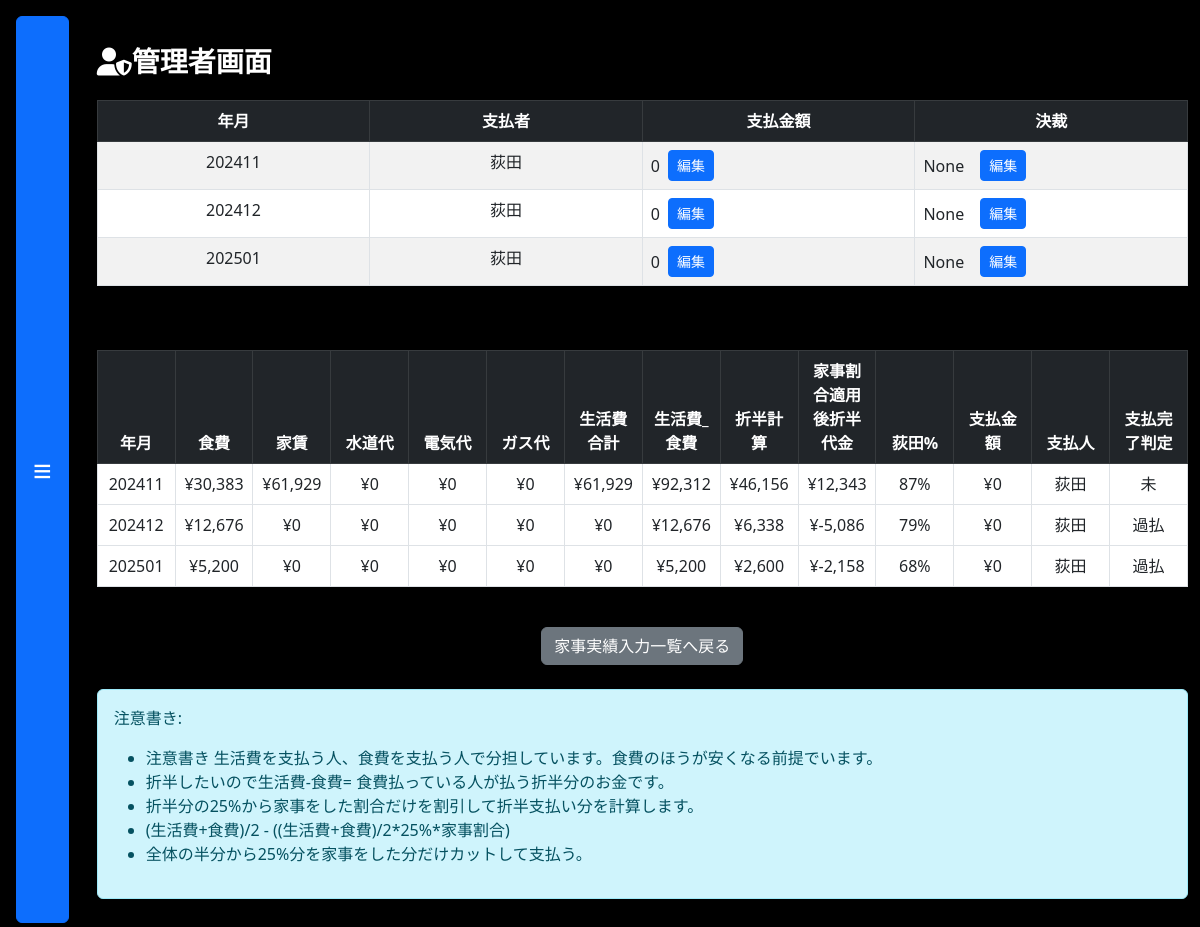
/admin, run on an earlier commit of the app's database.
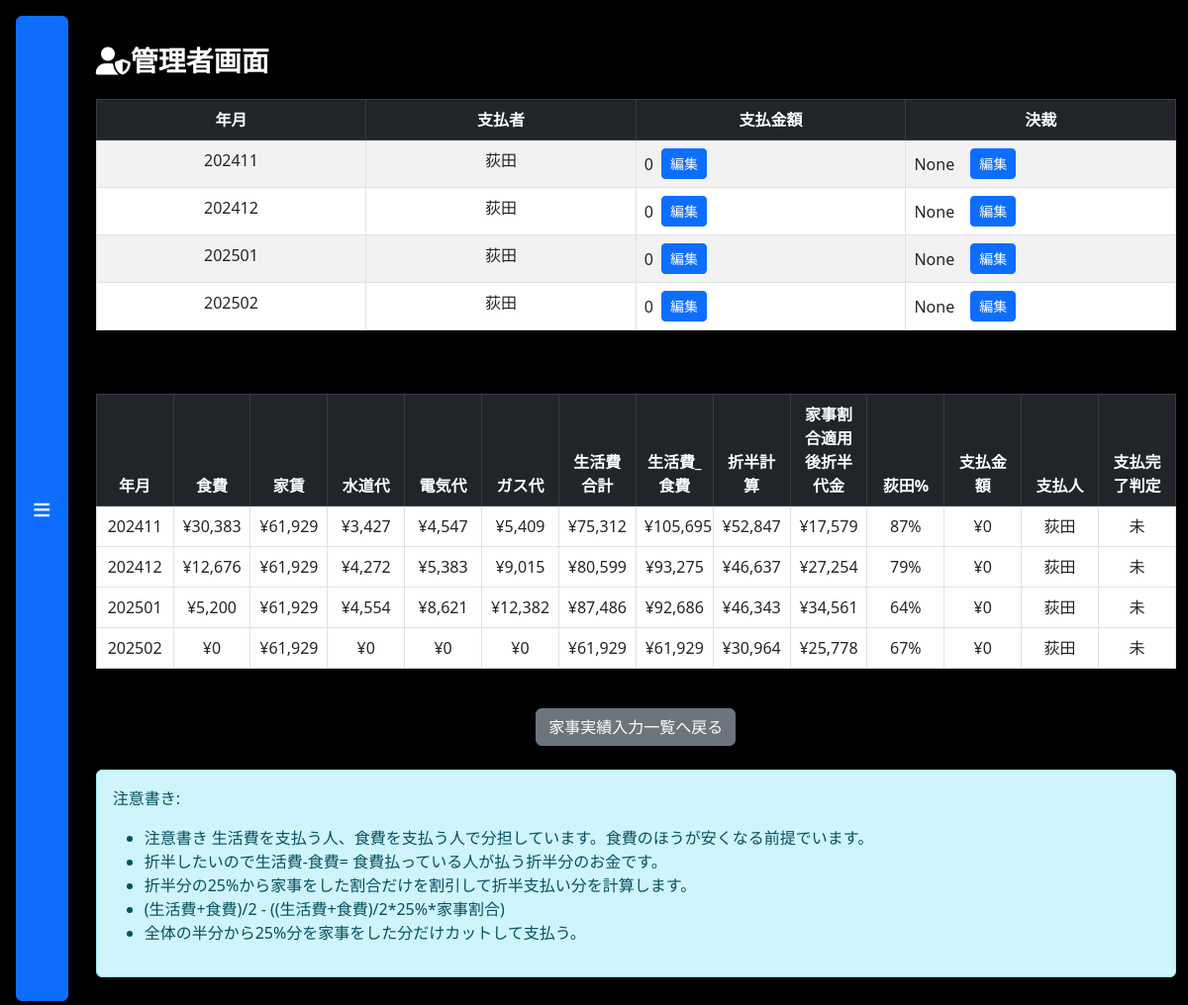
And on a later commit of the database.
### tables this page shows
CREATE TABLE "payment" (
	"id"	INTEGER,
	"year"	TEXT,
	"month"	TEXT,
	"name_code"	INTEGER,
	"pay"	INTEGER,
	"input_time"	TIMESTAMP DEFAULT CURRENT_TIMESTAMP,
	"yyyymm"	TEXT GENERATED ALWAYS AS ("year" || CASE WHEN LENGTH("month") = 1 THEN '0' || "month" ELSE "month" END) VIRTUAL, 支払状態 TEXT, 決裁 TEXT,
	PRIMARY KEY("id" AUTOINCREMENT)
);

CREATE TABLE "nameList" (
	"name_id"	INTEGER,
	"name"	text,
	PRIMARY KEY("name_id" AUTOINCREMENT)
);

### flaskr/main.py (the view)
@app.route('/admin')
def admin():
    con = sqlite3.connect('database.db')
    cur = con.cursor()
    now = datetime.now()
    current_year = now.year
    current_month = now.month
    cur.execute("""
                SELECT *
                FROM life_detail_summary
                JOIN payment ON life_detail_summary.yyyymm = payment.yyyymm
                WHERE payment.決裁 <> "済"
                OR payment.決裁 is null
                ORDER BY yyyymm asc ;

        """)
    records = cur.fetchall()
    cur.execute("SELECT name_id, name FROM nameList ORDER BY name_id DESC")
    nameList = cur.fetchall()
    cur.execute("""
        SELECT payment.yyyymm, nameList.name, payment.pay, payment.決裁
        FROM payment
        JOIN nameList ON payment.name_code = nameList.name_id
        --JOIN life_detail_summary ON payment.yyyymm = life_detail_summary.yyyymm
        WHERE payment.決裁 <> "済"
                OR payment.決裁 is null
        --OR life_detail_summary.支払い完了="過払"
        ORDER BY payment.yyyymm asc;
    """)
    payment_details = cur.fetchall()
    con.close()
    return render_template('admin.html', records=records, nameList=nameList, payment_details=payment_details)

### flaskr/templates/admin.html (shortened to what this page needs)
<!DOCTYPE html>
<html lang="ja">
<head>
    <link rel="stylesheet" href="https://cdn.jsdelivr.net/npm/bootstrap@5.3.0/dist/css/bootstrap.min.css">
    <link rel="stylesheet" href="{{ url_for('static', filename='style_Boost.css') }}">
    <link rel="stylesheet" href="https://cdnjs.cloudflare.com/ajax/libs/font-awesome/6.0.0-beta3/css/all.min.css">
</head>
<body class="bg-light">
<div class="d-flex">
    <button class="btn btn-primary m-3 menu-button" onclick="toggleMenu()">≡</button>
    <div class="container-fluid py-4">
        <h3 class="fas fa-user-shield text-center mb-4 mt-4">管理者画面</h3>
        <div class="table-responsive mb-5">
            <table class="table table-striped table-bordered">
                <thead class="table-dark text-center">
                    <tr>
                        <th>年月</th>
                        <th>支払者</th>
                        <th>支払金額</th>
                        <th>決裁</th>
                    </tr>
                </thead>
                <tbody>
                    {% for detail in payment_details %}
                    <tr>
                        <td class="text-center">{{ detail[0] }}</td>
                        <td class="text-center">{{ detail[1] }}</td>
                        <td>
                            <div class="d-flex align-items-center">
                                <span id="pay-value-{{ loop.index }}" class="me-2">{{ detail[2] }}</span>
                                <button class="btn btn-sm btn-primary me-2" type="button" onclick="showEditModal('pay', {{ loop.index }})">編集</button>
                            </div>
                        </td>
                        <td>
                            <div class="d-flex align-items-center">
                                <span id="pay-value-{{ loop.index }}" class="me-2">{{ detail[3] }}</span>
                                <button class="btn btn-sm btn-primary ms-2" type="button" onclick="showEditModal('settlement', {{ loop.index }})">編集</button>
                            </div>
                        </td>
                    </tr>
                    {% endfor %}
                </tbody>
            </table>
        </div>
        <div class="table-responsive">
            <table class="table table-bordered table-hover">
                <thead class="table-dark text-center">
                    <tr>
                        <th>年月</th>
                        <th>食費</th>
                        <th>家賃</th>
                        <th>水道代</th>
                        <th>電気代</th>
                        <th>ガス代</th>
                        <th>生活費合計</th>
                        <th>生活費_食費</th>
                        <th>折半計算</th>
                        <th>家事割合適用後折半代金</th>
                        <th>荻田%</th>
                        <th>支払金額</th>
                        <th>支払人</th>
                        <th>支払完了判定</th>
                    </tr>
                </thead>
                <tbody>
                    {% for record in records %}
                    <tr class="text-center">
                        <td>{{ record[0] }}</td>
                        <td>{{ record[1] }}</td>
                        <td>{{ record[2] }}</td>
                        <td>{{ record[3] }}</td>
                        <td>{{ record[4] }}</td>
                        <td>{{ record[5] }}</td>
                        <td>{{ record[6] }}</td>
                        <td>{{ record[7] }}</td>
                        <td>{{ record[8] }}</td>
                        <td>{{ record[9] }}</td>
                        <td>{{ record[10] }}</td>
                        <td>{{ record[11] }}</td>
                        <td>{{ record[12] }}</td>
                        <td>{{ record[13] }}</td>
                    </tr>
                    {% endfor %}
                </tbody>
            </table>
        </div>
        <div class="text-center my-4">
            <a class="btn btn-secondary" href="{{ url_for('index')}}">家事実績入力一覧へ戻る</a>
        </div>
        <div class="alert alert-info mt-4">
            <p>注意書き:</p>
            <ul>
                <li>注意書き 生活費を支払う人、食費を支払う人で分担しています。食費のほうが安くなる前提でいます。</li>
                <li>折半したいので生活費-食費= 食費払っている人が払う折半分のお金です。</li>
                <li>折半分の25%から家事をした割合だけを割引して折半支払い分を計算します。</li>
                <li>(生活費+食費)/2 - ((生活費+食費)/2*25%*家事割合)</li>
                <li>全体の半分から25%分を家事をした分だけカットして支払う。</li>
            </ul>
        </div>
    </div>
</div>
</body>
</html>

### flaskr/static/style_Boost.css (style rules this page uses)
body { background-color: black !important; color: white !important; }
.bg-light { background-color: black !important; }
.table { color: white; }
.table-dark { background-color: #333 !important; }
.table { color: white; width: 100%; table-layout: fixed; border-collapse: collapse; }
.bg-light { color: white; width: 100%; table-layout: fixed; border-collapse: collapse; }
.menu-button { font-size: 2rem; padding: 0.5rem 1rem; }
.table th { writing-mode: horizontal-tb; text-align: center; }

What changed in the data, as far as the page shows it:
added payment: 支払状態 "202502", name "荻田", pay "0", detail "None"
Also different on the page:
new list line: "202411 ¥30,383 ¥61,929 ¥3,427 ¥4,547 ¥5,409 ¥75,312 ¥105,695 ¥52,847 ¥17,579 87% ¥0 荻田 未"
new list line: "202412 ¥12,676 ¥61,929 ¥4,272 ¥5,383 ¥9,015 ¥80,599 ¥93,275 ¥46,637 ¥27,254 79% ¥0 荻田 未"
new list line: "202501 ¥5,200 ¥61,929 ¥4,554 ¥8,621 ¥12,382 ¥87,486 ¥92,686 ¥46,343 ¥34,561 64% ¥0 荻田 未"
new list line: "202502 ¥0 ¥61,929 ¥0 ¥0 ¥0 ¥61,929 ¥61,929 ¥30,964 ¥25,778 67% ¥0 荻田 未"
list line gone: "202411 ¥30,383 ¥61,929 ¥0 ¥0 ¥0 ¥61,929 ¥92,312 ¥46,156 ¥12,343 87% ¥0 荻田 未"
list line gone: "202412 ¥12,676 ¥0 ¥0 ¥0 ¥0 ¥0 ¥12,676 ¥6,338 ¥-5,086 79% ¥0 荻田 過払"
list line gone: "202501 ¥5,200 ¥0 ¥0 ¥0 ¥0 ¥0 ¥5,200 ¥2,600 ¥-2,158 68% ¥0 荻田 過払"
